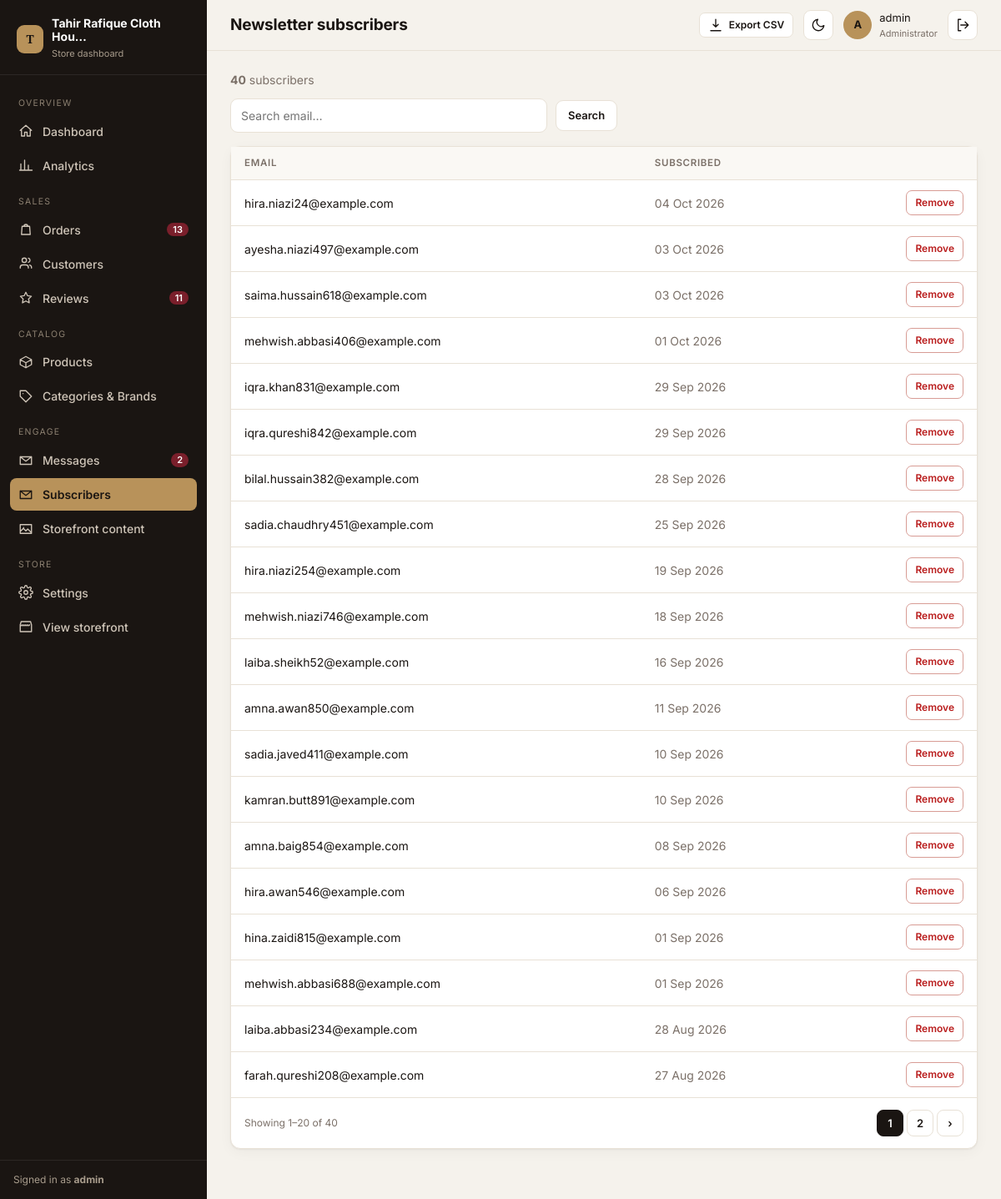
/dashboard/subscribers/ (signed in), run on an earlier commit of the app's database.
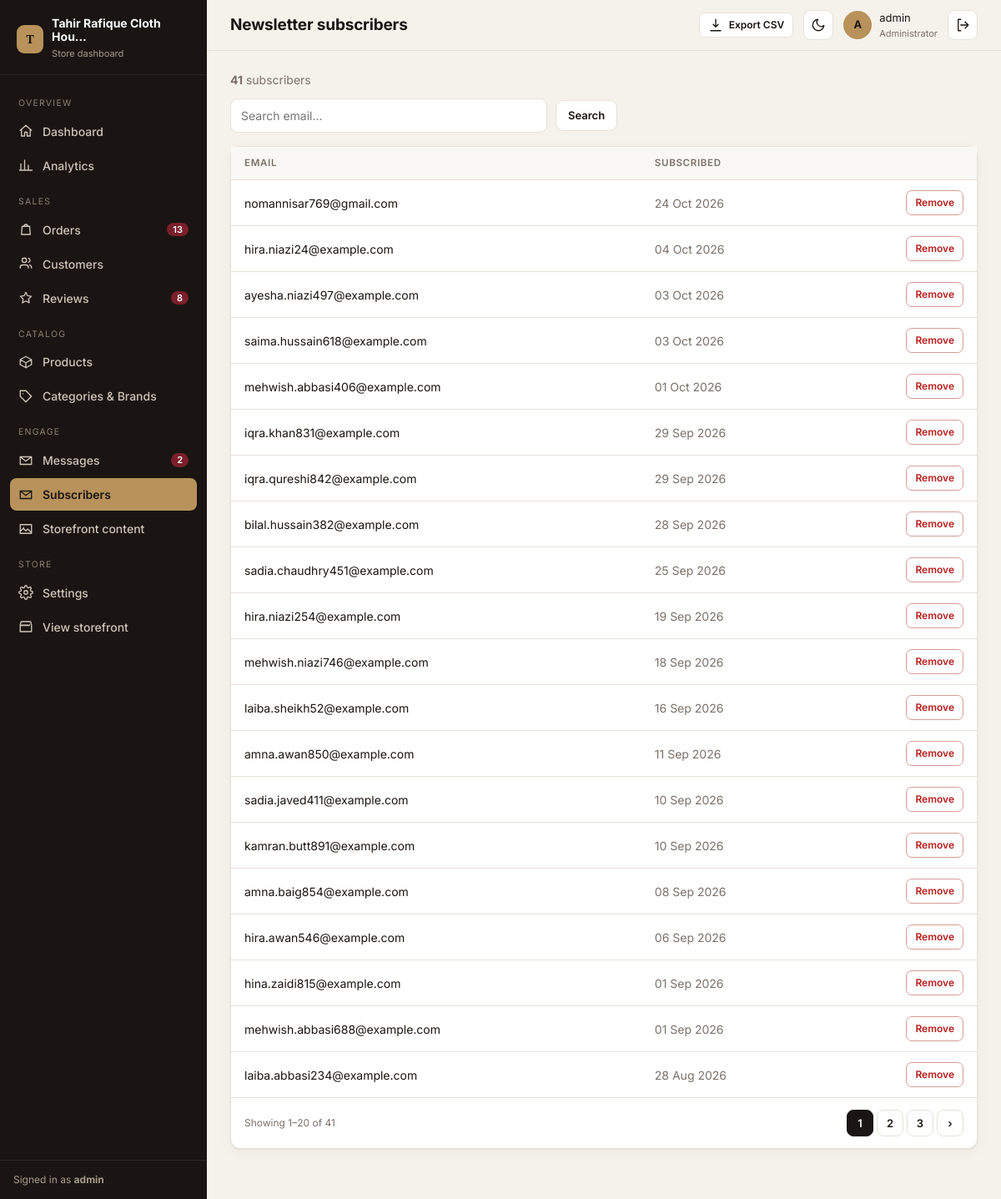
And on a later commit of the database.
### apps/core/models.py (models this page shows, shortened)
class NewsletterSubscriber(models.Model):
    email = models.EmailField(unique=True)
    is_active = models.BooleanField(default=True)
    token = models.UUIDField(default=uuid.uuid4, editable=False, unique=True)
    subscribed_at = models.DateTimeField(auto_now_add=True)
    class Meta:
        ordering = ['-subscribed_at']

### apps/dashboard/views_people.py (the view)
# urls.py: path('subscribers/', vp.subscribers_list, name='subscribers'),
@staff_required
def subscribers_list(request):
    qs = NewsletterSubscriber.objects.all()
    q = request.GET.get('q', '').strip()
    if q:
        qs = qs.filter(email__icontains=q)
    if request.GET.get('export') == 'csv':
        return csv_response('subscribers.csv', ['Email', 'Subscribed'],
                            [[s.email, s.subscribed_at.strftime('%Y-%m-%d')] for s in qs])
    return render(request, 'dashboard/subscribers_list.html', {
        'items': paginate(request, qs, 20), 'q': q, 'total': NewsletterSubscriber.objects.count(), 'page': 'subscribers'})

### apps/cart/context_processors.py (called while the page is built)
def cart(request):
    return {'cart': Cart(request)}

### apps/core/context_processors.py (called while the page is built)
def site_settings(request):
    settings_obj = SiteSettings.load()
    announcement = PromoBanner.objects.filter(active=True).first()
    return {
        'site_settings': settings_obj,
        'announcement_banner': announcement,
    }

### apps/core/models.py (called while the page is built)
    @classmethod
    def load(cls):
        obj, _ = cls.objects.get_or_create(pk=1)
        return obj

### apps/dashboard/context.py (called while the page is built)
def dashboard_counts(request):
    if not request.path.startswith('/dashboard/') or not request.user.is_authenticated:
        return {}
    return {
        'nav_pending_orders': Order.objects.filter(status=Order.STATUS_PENDING).count(),
        'nav_unread_messages': ContactMessage.objects.filter(is_read=False).count(),
        'nav_pending_reviews': Review.objects.filter(approved=False).count(),
    }

### apps/dashboard/helpers.py (called while the page is built)
def paginate(request, items, per_page=20):
    paginator = Paginator(items, per_page)
    return paginator.get_page(request.GET.get('page'))

### apps/dashboard/templatetags/dash_extras.py (called while the page is built)
@register.simple_tag
def icon(name):
    from django.utils.safestring import mark_safe
    return mark_safe(f'<svg class="i" viewBox="0 0 24 24">{ICONS.get(name, "")}</svg>')

### templates/dashboard/subscribers_list.html
{% extends 'dashboard/base.html' %}{% load dash_extras %}
{% block title %}Subscribers{% endblock %}{% block heading %}Newsletter subscribers{% endblock %}
{% block topbar_actions %}<a class="btn sm" href="?export=csv">{% icon 'download' %}Export CSV</a>{% endblock %}
{% block content %}<div class="muted" style="margin-bottom:12px"><b>{{ total }}</b> subscribers</div>
<form class="filters" method="get"><input class="input search" name="q" value="{{ q }}" placeholder="Search email…"><button class="btn">Search</button></form>
<div class="card"><div class="tbl-wrap"><table class="tbl"><thead><tr><th>Email</th><th>Subscribed</th><th></th></tr></thead><tbody>
{% for s in items %}<tr><td>{{ s.email }}</td><td class="muted">{{ s.subscribed_at|date:"d M Y" }}</td><td class="num"><form method="post" action="{% url 'dashboard:subscriber_delete' s.pk %}" data-confirm="Remove this subscriber?">{% csrf_token %}<button class="btn sm danger">Remove</button></form></td></tr>
{% empty %}<tr><td colspan="3"><div class="empty"><b>No subscribers yet</b></div></td></tr>{% endfor %}</tbody></table></div>{% include 'dashboard/_pager.html' with page_obj=items %}</div>{% endblock %}

### templates/dashboard/base.html (shortened to what this page needs)
{% load static dash_extras %}<!DOCTYPE html>
<html lang="en">
<head>
<link rel="stylesheet" href="{% static 'dashboard/dashboard.css' %}">
</head>
<body>
<div class="shell">
  <aside class="sidebar">
    <div class="brand"><div class="brand-mark">T</div><div><b>{{ site_settings.store_name|truncatechars:24 }}</b><small>Store dashboard</small></div></div>
    <nav class="nav">
      <div class="nav-label">Overview</div>
      <a href="{% url 'dashboard:overview' %}" class="{% if page == 'overview' %}active{% endif %}">{% icon 'home' %}Dashboard</a>
      <a href="{% url 'dashboard:analytics' %}" class="{% if page == 'analytics' %}active{% endif %}">{% icon 'chart' %}Analytics</a>
      <div class="nav-label">Sales</div>
      <a href="{% url 'dashboard:orders' %}" class="{% if page == 'orders' %}active{% endif %}">{% icon 'bag' %}Orders{% if nav_pending_orders %}<span class="badge">{{ nav_pending_orders }}</span>{% endif %}</a>
      <a href="{% url 'dashboard:customers' %}" class="{% if page == 'customers' %}active{% endif %}">{% icon 'users' %}Customers</a>
      <a href="{% url 'dashboard:reviews' %}" class="{% if page == 'reviews' %}active{% endif %}">{% icon 'star' %}Reviews{% if nav_pending_reviews %}<span class="badge">{{ nav_pending_reviews }}</span>{% endif %}</a>
      <div class="nav-label">Catalog</div>
      <a href="{% url 'dashboard:products' %}" class="{% if page == 'products' %}active{% endif %}">{% icon 'box' %}Products</a>
      <a href="{% url 'dashboard:crud_list' 'categories' %}" class="{% if page == 'catalog' %}active{% endif %}">{% icon 'tag' %}Categories &amp; Brands</a>
      <div class="nav-label">Engage</div>
      <a href="{% url 'dashboard:messages' %}" class="{% if page == 'messages' %}active{% endif %}">{% icon 'mail' %}Messages{% if nav_unread_messages %}<span class="badge">{{ nav_unread_messages }}</span>{% endif %}</a>
      <a href="{% url 'dashboard:subscribers' %}" class="{% if page == 'subscribers' %}active{% endif %}">{% icon 'mail' %}Subscribers</a>
      <a href="{% url 'dashboard:crud_list' 'hero' %}" class="{% if page == 'content' %}active{% endif %}">{% icon 'image' %}Storefront content</a>
      <div class="nav-label">Store</div>
      <a href="{% url 'dashboard:settings' %}" class="{% if page == 'settings' %}active{% endif %}">{% icon 'cog' %}Settings</a>
      <a href="{% url 'pages:home' %}" target="_blank">{% icon 'store' %}View storefront</a>
    </nav>
    <div class="side-foot">Signed in as <b>{{ request.user.username }}</b></div>
  </aside>
  <div class="main">
    <header class="topbar">
      <h1>{% block heading %}{% endblock %}</h1>
      {% block topbar_actions %}{% endblock %}
      <button class="iconbtn" data-action="theme" title="Toggle dark mode">{% icon 'moon' %}</button>
      <div class="userbox"><div class="avatar">{{ request.user.username|slice:":1"|upper }}</div><div>{{ request.user.get_full_name|default:request.user.username }}<small>Administrator</small></div></div>
      <form method="post" action="{% url 'dashboard:logout' %}">{% csrf_token %}<button class="iconbtn" title="Sign out">{% icon 'out' %}</button></form>
    </header>
    <div class="content">
      {% block content %}{% endblock %}
    </div>
  </div>
</div>
</body>
</html>

What changed in the data, as far as the page shows it:
no longer on this page (row edited): NewsletterSubscriber: email "farah.qureshi208@example.com", subscribed_at "27 Aug 2026"
added NewsletterSubscriber: email "nomannisar769@gmail.com", subscribed_at "24 Oct 2026"
Also different on the page:
{{ nav_pending_reviews }}: "11" → "8"
{{ total }}: "40" → "41"
{{ page_obj.paginator.count }}: "40" → "41"
new list line: "3"
